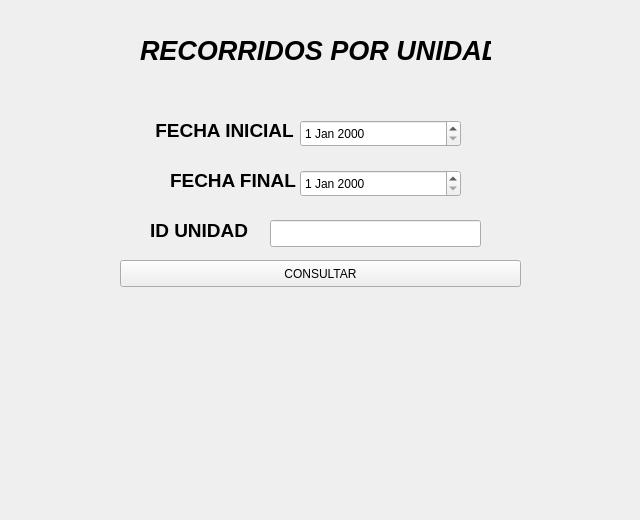
<?xml version="1.0" encoding="UTF-8"?>
<ui version="4.0">
 <class>RecorridoUnidad</class>
 <widget class="QWidget" name="RecorridoUnidad">
  <property name="geometry">
   <rect>
    <x>0</x>
    <y>0</y>
    <width>640</width>
    <height>520</height>
   </rect>
  </property>
  <property name="windowTitle">
   <string>Form</string>
  </property>
  <widget class="QLabel" name="TitleRecorridoUnidad">
   <property name="geometry">
    <rect>
     <x>140</x>
     <y>40</y>
     <width>351</width>
     <height>21</height>
    </rect>
   </property>
   <property name="font">
    <font>
     <pointsize>20</pointsize>
     <weight>75</weight>
     <italic>true</italic>
     <bold>true</bold>
    </font>
   </property>
   <property name="text">
    <string>RECORRIDOS POR UNIDAD</string>
   </property>
  </widget>
  <widget class="QLineEdit" name="lineIDConductorRU">
   <property name="geometry">
    <rect>
     <x>270</x>
     <y>220</y>
     <width>211</width>
     <height>27</height>
    </rect>
   </property>
  </widget>
  <widget class="QDateEdit" name="fechaFinalRU">
   <property name="geometry">
    <rect>
     <x>300</x>
     <y>170</y>
     <width>161</width>
     <height>27</height>
    </rect>
   </property>
  </widget>
  <widget class="QLabel" name="lIDConductorRU">
   <property name="geometry">
    <rect>
     <x>150</x>
     <y>220</y>
     <width>111</width>
     <height>20</height>
    </rect>
   </property>
   <property name="font">
    <font>
     <pointsize>14</pointsize>
     <weight>75</weight>
     <bold>true</bold>
    </font>
   </property>
   <property name="text">
    <string>ID UNIDAD</string>
   </property>
  </widget>
  <widget class="QLabel" name="lfechaFinalRU">
   <property name="geometry">
    <rect>
     <x>170</x>
     <y>170</y>
     <width>131</width>
     <height>20</height>
    </rect>
   </property>
   <property name="font">
    <font>
     <pointsize>14</pointsize>
     <weight>75</weight>
     <bold>true</bold>
    </font>
   </property>
   <property name="text">
    <string>FECHA FINAL</string>
   </property>
  </widget>
  <widget class="QPushButton" name="buscarRH">
   <property name="geometry">
    <rect>
     <x>120</x>
     <y>260</y>
     <width>401</width>
     <height>27</height>
    </rect>
   </property>
   <property name="text">
    <string>CONSULTAR</string>
   </property>
  </widget>
  <widget class="QDateEdit" name="fechaInicialRU">
   <property name="geometry">
    <rect>
     <x>300</x>
     <y>120</y>
     <width>161</width>
     <height>27</height>
    </rect>
   </property>
  </widget>
  <widget class="QLabel" name="lfechaInicialRU">
   <property name="geometry">
    <rect>
     <x>150</x>
     <y>120</y>
     <width>151</width>
     <height>20</height>
    </rect>
   </property>
   <property name="font">
    <font>
     <pointsize>14</pointsize>
     <weight>75</weight>
     <bold>true</bold>
    </font>
   </property>
   <property name="text">
    <string> FECHA INICIAL</string>
   </property>
  </widget>
 </widget>
 <resources/>
 <connections/>
</ui>
